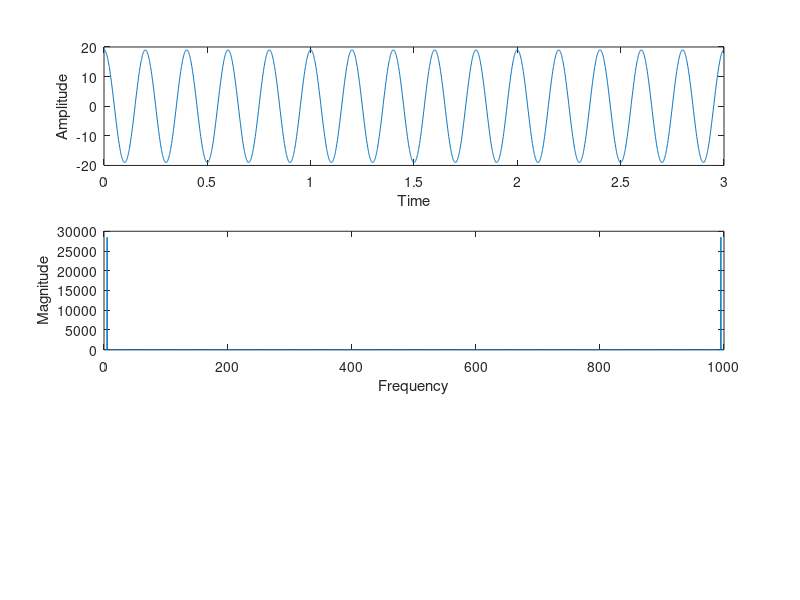

Source code (MATLAB): (Note: this script raises an error after producing the figure.)

f = 5;
amp = 19;
ts= 0.001;
t = 0:ts:3-ts;



sig = amp*cos(2*pi*f*t);

%cosine wave
subplot(3,1,1);
plot(t,sig);
xlabel('Time');
ylabel('Amplitude');


%using fft

x = fft(sig);
fs = 1/ts;
f = (0:length(x)-1)*(fs/length(x));
subplot(3,1,2);
plot(f,abs(x));
xlabel('Frequency');
ylabel('Magnitude');



%inverse fourier transform using  IFFT

z= ifft(x);
suplot(3,1,3);
plot(t,z);
title("signal from ifft()");
xlabel("t");
ylabel("z(t)");

